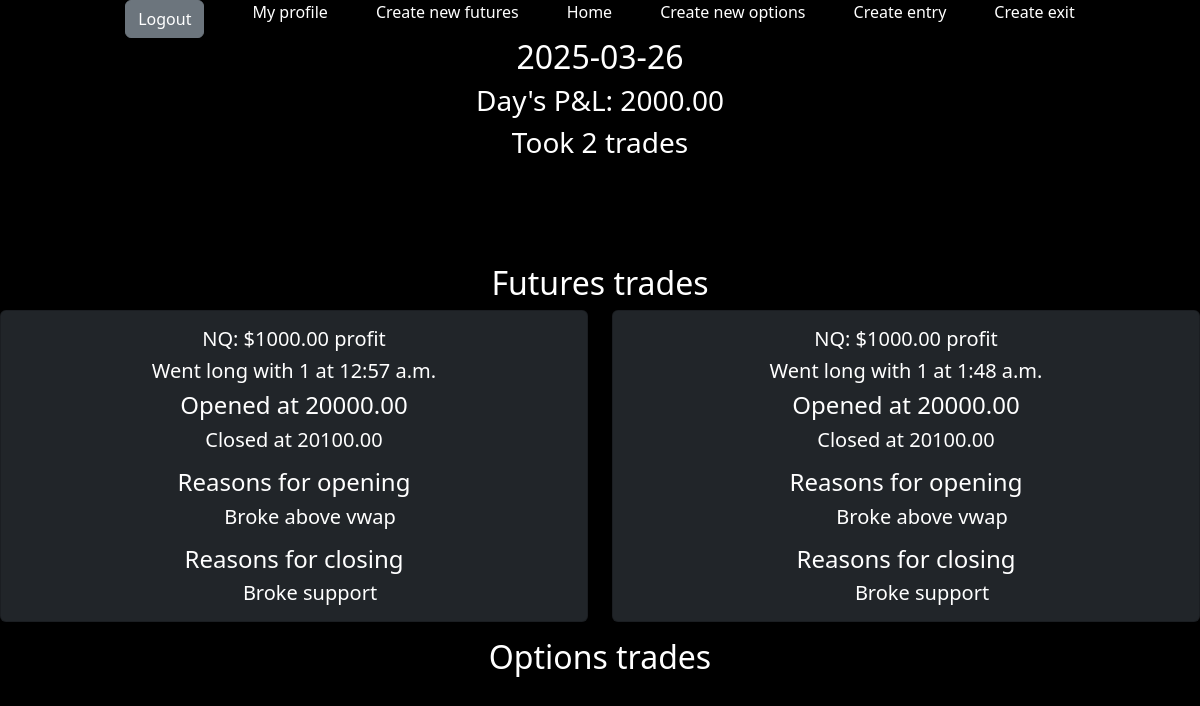
Page /2025-03-26/ (signed in) on the earlier database version.
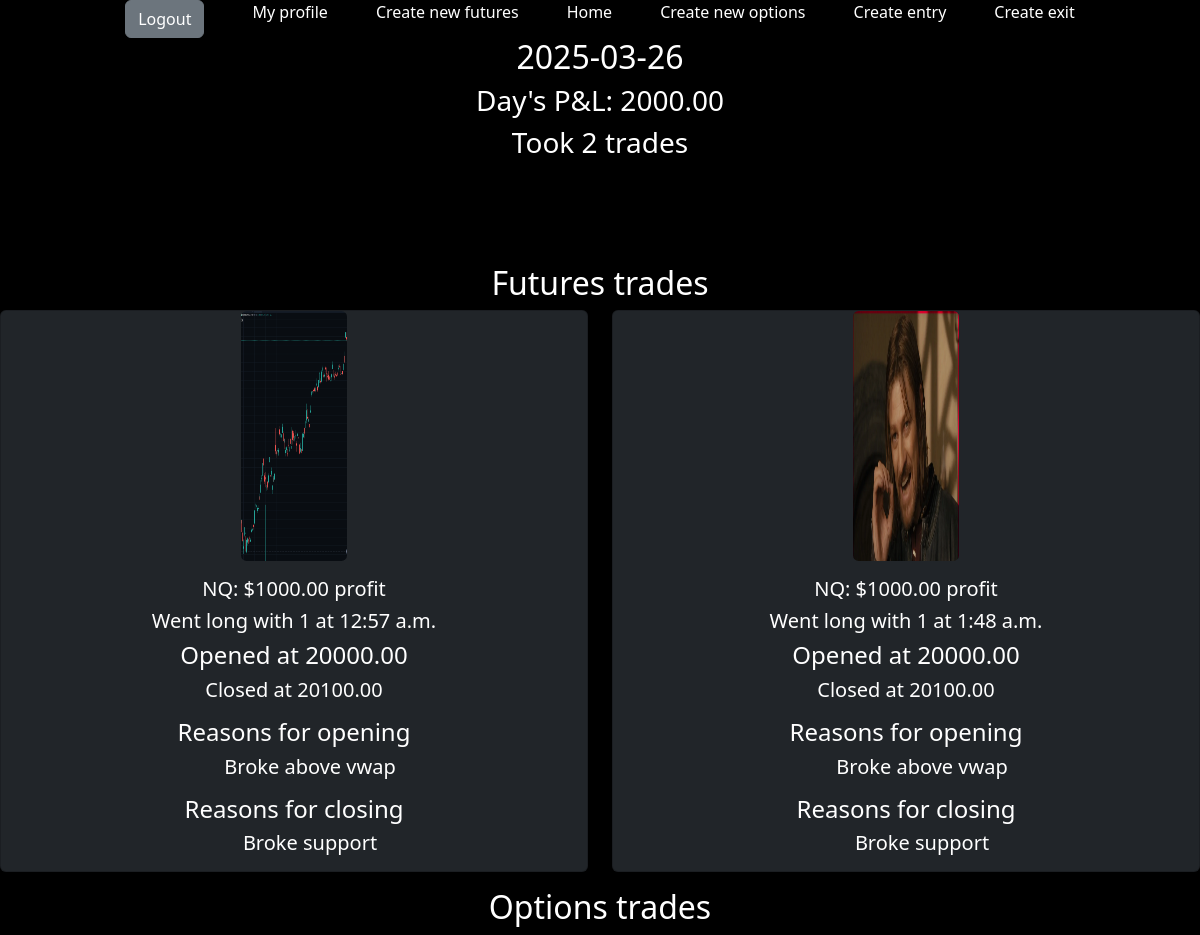
Same page on the later database version.
### main/models.py (models this page shows)
class Trade(models.Model):
    user = models.ForeignKey(User, on_delete=models.CASCADE)
    ticker = models.CharField(max_length=5)
    long = models.BooleanField(default=None)
    short = models.BooleanField(default=None)
    entry_price = models.DecimalField(decimal_places=2, max_digits=7)
    average_down = models.BooleanField()
    reasons_entry = models.ManyToManyField(Enter_Trade, related_name='trades_as_entry1')
    profit = models.BooleanField()
    loss = models.BooleanField(default=None)
    p_and_l = models.DecimalField(decimal_places=2, max_digits=7)
    trim1 = models.DecimalField(decimal_places=2, max_digits=7, blank=True, null=True)
    trim2 = models.DecimalField(decimal_places=2, max_digits=7, blank=True, null=True)
    exit_price = models.DecimalField(decimal_places=2, max_digits=7)
    reasons_exit = models.ManyToManyField(Exit_Trade, related_name='trades_as_exit1')
    date = models.DateField()
    entry_time = models.TimeField()
    exit_time = models.TimeField()
    picture1 = models.ImageField(upload_to='trade_pictures/', blank=True, default='chart.png')
    picture2 = models.ImageField(upload_to='trade_pictures/', blank=True, default=None)
    quantity = models.SmallIntegerField(default=1)

### main/views.py (the view)
# urls.py: path('<str:date_str>/', views.dates, name='dates'),
def dates(request, date_str):  # Rename date to date_str initially
    user = request.user
    futures_trades = user.trade_set.all()
    options_trades = OptionsTrade.objects.filter(user = user)
    filtered_options_trades = options_trades.filter(date=date_str)
    filtered_futures_trades = futures_trades.filter(date=date_str)
    futures_profit = sum(trade.p_and_l for trade in filtered_futures_trades)
    options_profit = sum(trade.p_and_l for trade in options_trades)
    total_profit = futures_profit +  options_profit
    date = date_str
    total_trades = filtered_futures_trades.count() + filtered_options_trades.count()
    futures_percentage = Decimal(0.00)
    futures_wins = 0
    options_wins = 0
    for trade in filtered_futures_trades:
        if trade.profit:
            futures_wins += 1
    for trade in filtered_options_trades:
        if trade.profit:
            options_wins += 1
    wins = futures_wins + options_wins
    win_percentage = wins / total_trades
    context = {
        "filtered_futures_trades": filtered_futures_trades,
        "filtered_options_trades": filtered_options_trades,
        "total_profit": total_profit,
        "date": date,
        "total_trades": total_trades,
        "win_percentage": win_percentage
    }
    return render(request, 'main/dates.html', context)

### main/templates/main/dates.html (shortened to what this page needs)
{% extends 'main/base.html' %}
{% block content %}
<div class="d-flex flex-column align-items-center mb-6">
    <h2>{{date}}</h2>
    <h3>Day's P&L: {{total_profit}}</h3>
    {% if total_trades == 1 %}
    <h3>Took 1 trade</h3>
    {% else %}
    <h3>Took {{total_trades}} trades</h3>
    {% endif %}
</div>
<h2 class="text-center">Futures trades</h2>
<section class="row row-cols-1 row-cols-md-2 g-4">
    {% for trade in filtered_futures_trades %}
    <div class="col">
        <div class="card bg-dark mb-3 text-center">
            <div class="d-flex" style="padding: 0 15em;">
                {% if trade.picture1.url != None %}
                    {% if trade.picture2.url != None %}
                    <img class="image" onclick="openModal('{{trade.picture1.url}}')" src="{{trade.picture1.url}}" alt="Trade Image" height="250px" width="229px">
                    <div id="imageModal" class="modal" onclick="closeModal()">
                        <img id="modalImage" src="{{trade.picture1.url}}" class="modal-content">
                    </div>
                    <img class="image" src="{{trade.picture2.url}}" alt="Trade Image" height="250px" width="229px">
                    {% else %}
                    <img class="card-img-top image" onclick="openModal('{{trade.picture1.url}}')" src="{{trade.picture1.url}}" alt="Trade Image" height="250px">
                    {% endif %}
                {% endif %}
            </div>
            <div class="card-body">
                <h5 class="card-text">
                    {{trade.ticker}}: ${{trade.p_and_l}}
                    {% if trade.profit == True %}
                        profit
                    {% elif trade.loss == True %}
                        loss
                    {% endif %}
                </h5>
                <h5 class="card-text">
                    {% if trade.long == True %}
                        Went long
                    {% elif trade.short == True %}
                        Went short
                    {% endif %}
                    with {{trade.quantity}}
                    at {{trade.entry_time}}
                </h5>
                <h4 class="card-text">Opened at {{trade.entry_price}}</h4>
                <h5 class="card-text">Closed at {{trade.exit_price}}</h5>
            </div>
            <div>
                <h4 class="card-text">Reasons for opening</h4>
                <ol>
                    {% for reason in trade.reasons_entry.all %}
                        <li><h5 class="card-text">{{reason.reason}}</h5></li>
                    {% endfor %}
                </ol>
            </div>
            <div>
                <h4>Reasons for closing</h4>
                <ol>
                    {% for reason in trade.reasons_exit.all %}
                        <li><h5 class="card-text">{{reason.reason}}</h5></li>
                    {% endfor %}
                </ol>
            </div>
        </div>
    </div>
    {% endfor %}
</section>
<h2 class="text-center">Options trades</h2>
{% endblock content %}

Differences in the rows shown:
changed Trade (number 1 of 2 on the later page): picture1: picture added
changed Trade (number 2 of 2 on the later page): picture1: picture added
